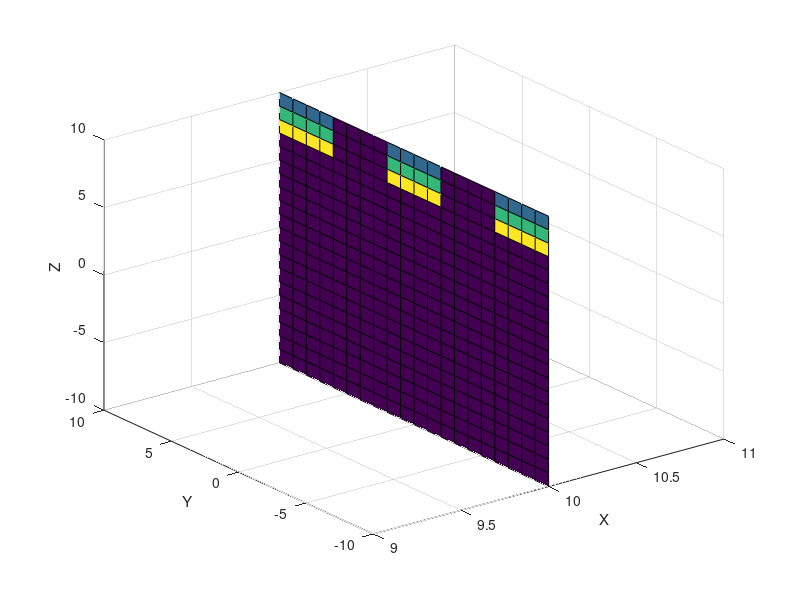

Write MATLAB code to recreate this figure.
[Z,Y] = meshgrid(-10:10);
X = 0.*Z+0.*Y+10;
C = ones(size(Z)); %You can change this behavior by specifying C when you create 
% the surface. For example, the colors on this surface vary with X.
C(1:21,20) = 2;
C(1:21,19)=3;
C(1:21,18)=4;
C(13:16,18:20)=1
C(05:08,18:20)=1
s = surf(X,Y,Z,C);
xlabel('X');
ylabel('Y');
zlabel('Z');